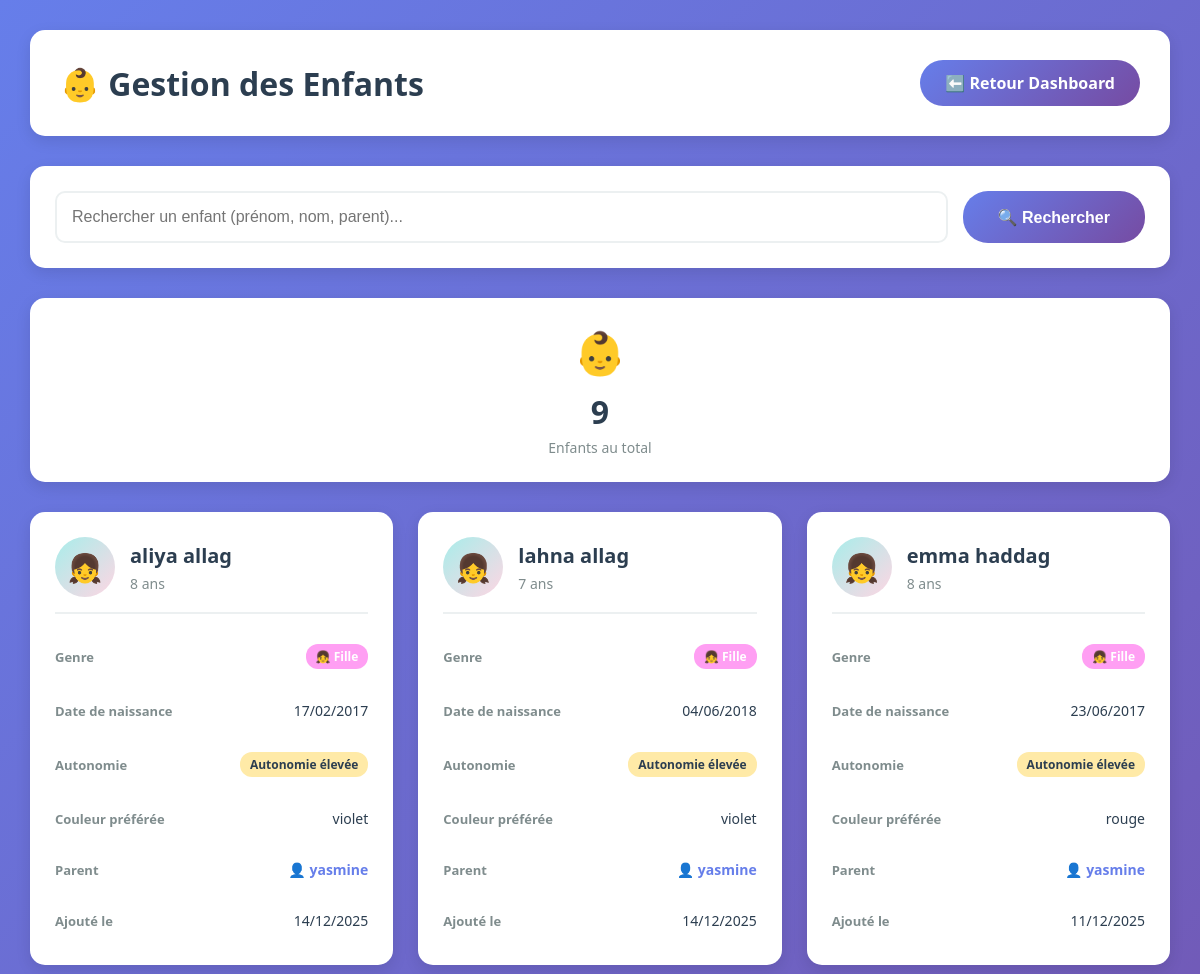
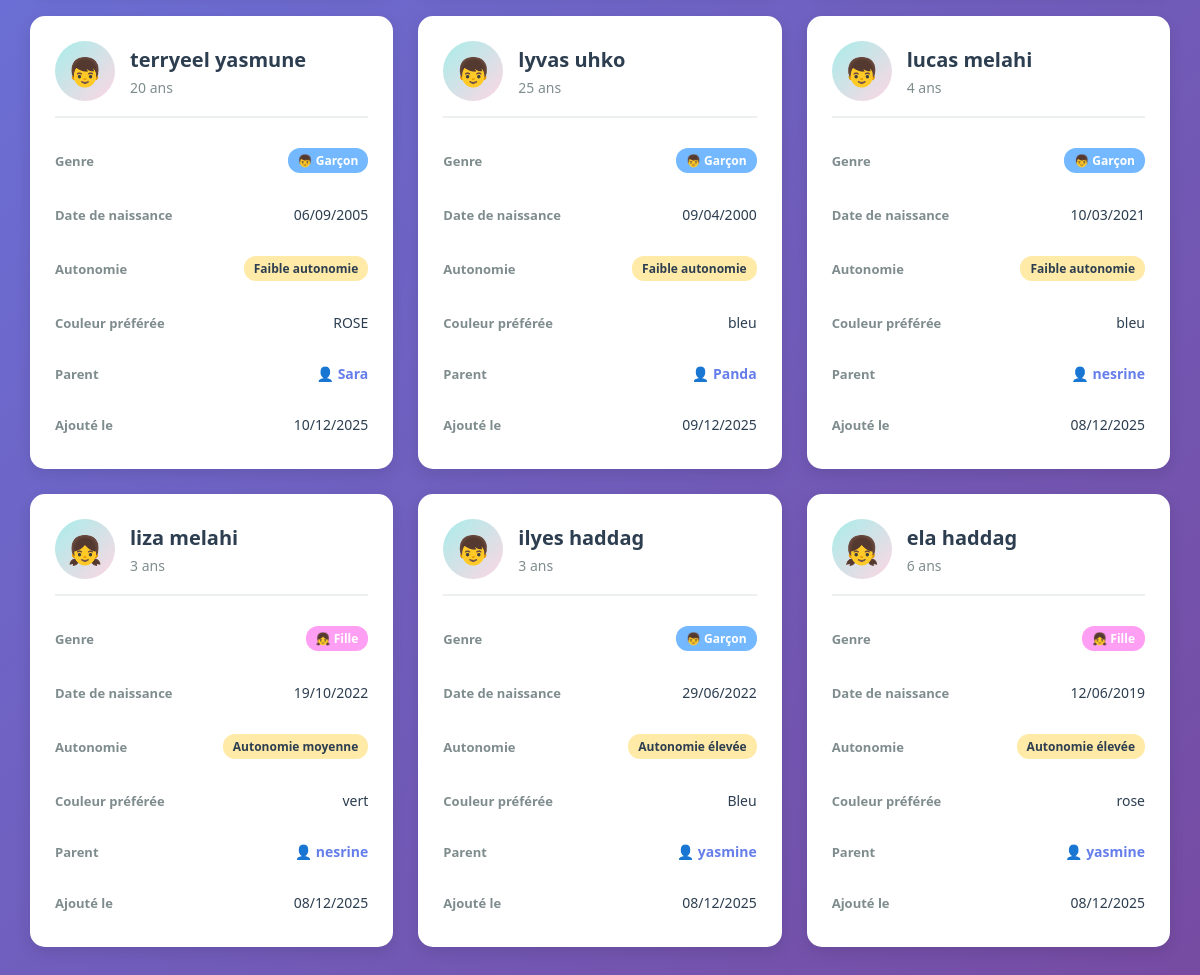
The app's page /admin-dashboard/enfants/ (signed in) with its own data (2 pictures, top to bottom).
### authen/models.py (models this page shows, shortened)
class Enfant(models.Model):
    GENRE_CHOICES = [
        ('M', 'Garçon'),
        ('F', 'Fille'),
        ('A', 'Autre'),
    ]
    NIVEAU_AUTONOMIE_CHOICES = [
        ('faible', 'Faible autonomie'),
        ('moyen', 'Autonomie moyenne'),
        ('eleve', 'Autonomie élevée'),
    ]
    parent = models.ForeignKey(User, on_delete=models.CASCADE, related_name='enfants')
    prenom = models.CharField(max_length=100)
    nom = models.CharField(max_length=100)
    date_naissance = models.DateField()
    genre = models.CharField(max_length=1, choices=GENRE_CHOICES, default='M')
    niveau_autonomie = models.CharField(max_length=20, choices=NIVEAU_AUTONOMIE_CHOICES, default='moyen')
    besoins_specifiques = models.TextField(blank=True, null=True, help_text="Sensibilités, préférences, particularités...")
    couleur_preferee = models.CharField(max_length=50, blank=True, null=True)
    activites_preferees = models.TextField(blank=True, null=True, help_text="Jeux, activités favorites...")
    photo = models.ImageField(upload_to='enfants/', blank=True, null=True)
    created_at = models.DateTimeField(auto_now_add=True)
    updated_at = models.DateTimeField(auto_now=True)
    def age(self):
        from datetime import date
        today = date.today()
        return today.year - self.date_naissance.year - ((today.month, today.day) < (self.date_naissance.month, self.date_naissance.day))
    class Meta:
        verbose_name = "Enfant"
        verbose_name_plural = "Enfants"
        ordering = ['-created_at']

### authen/admin_views.py (the view)
# urls.py: path('admin-dashboard/enfants/', admin_enfants_list, name='admin_enfants_list'),
@admin_required
def admin_enfants_list(request):
    search = request.GET.get('search', '')
    enfants = Enfant.objects.select_related('parent').all()
    if search:
        enfants = enfants.filter(
            Q(prenom__icontains=search) |
            Q(nom__icontains=search) |
            Q(parent__username__icontains=search)
        )
    enfants = enfants.order_by('-created_at')
    context = {
        'enfants': enfants,
        'search': search,
    }
    return render(request, 'authen/admin/enfants_list.html', context)

### authen/admin_views.py (called while the page is built)
def is_admin(user):
    return user.is_staff or user.is_superuser

### authen/templates/authen/admin/enfants_list.html (shortened to what this page needs)
<!DOCTYPE html>
<html lang="fr">
<head>
</head>
<body>
    <div class="container">
        <div class="header">
            <h1>👶 Gestion des Enfants</h1>
            <a href="{% url 'admin_dashboard' %}" class="btn-back">⬅️ Retour Dashboard</a>
        </div>
        <div class="filters">
            <form method="GET" class="search-bar">
                <input type="text" name="search" placeholder="Rechercher un enfant (prénom, nom, parent)..." value="{{ search }}">
                <button type="submit" class="btn-search">🔍 Rechercher</button>
            </form>
        </div>
        <div class="stats-row">
            <div class="stat-box">
                <div class="icon">👶</div>
                <div class="number">{{ enfants|length }}</div>
                <div class="label">Enfants au total</div>
            </div>
        </div>
        {% if enfants %}
        <div class="enfants-grid">
            {% for enfant in enfants %}
            <div class="enfant-card">
                <div class="enfant-header">
                    <div class="enfant-avatar">
                        {% if enfant.genre == 'M' %}👦{% elif enfant.genre == 'F' %}👧{% else %}👤{% endif %}
                    </div>
                    <div class="enfant-name">
                        <h3>{{ enfant.prenom }} {{ enfant.nom }}</h3>
                        <p>{{ enfant.age }} ans</p>
                    </div>
                </div>
                <div class="enfant-info">
                    <div class="info-row">
                        <span class="label">Genre</span>
                        <span class="value">
                            {% if enfant.genre == 'M' %}
                                <span class="badge badge-garcon">👦 Garçon</span>
                            {% elif enfant.genre == 'F' %}
                                <span class="badge badge-fille">👧 Fille</span>
                            {% else %}
                                <span class="badge">Autre</span>
                            {% endif %}
                        </span>
                    </div>
                    <div class="info-row">
                        <span class="label">Date de naissance</span>
                        <span class="value">{{ enfant.date_naissance|date:"d/m/Y" }}</span>
                    </div>
                    <div class="info-row">
                        <span class="label">Autonomie</span>
                        <span class="value">
                            <span class="badge badge-autonomie">{{ enfant.get_niveau_autonomie_display }}</span>
                        </span>
                    </div>
                    {% if enfant.couleur_preferee %}
                    <div class="info-row">
                        <span class="label">Couleur préférée</span>
                        <span class="value">{{ enfant.couleur_preferee }}</span>
                    </div>
                    {% endif %}
                    <div class="info-row">
                        <span class="label">Parent</span>
                        <span class="value">
                            <a href="{% url 'admin_user_detail' enfant.parent.id %}" class="parent-link">
                                👤 {{ enfant.parent.username }}
                            </a>
                        </span>
                    </div>
                    <div class="info-row">
                        <span class="label">Ajouté le</span>
                        <span class="value">{{ enfant.created_at|date:"d/m/Y" }}</span>
                    </div>
                </div>
            </div>
            {% endfor %}
        </div>
        {% else %}
        <div class="no-results">
            <p>😕 Aucun enfant trouvé</p>
        </div>
        {% endif %}
    </div>
</body>
</html>

### authen/templates/authen/admin/enfants_list.html (style rules this page uses)
* { margin: 0; padding: 0; box-sizing: border-box; }
body { font-family: 'Segoe UI', Tahoma, Geneva, Verdana, sans-serif; background: linear-gradient(135deg, #667eea 0%, #764ba2 100%); min-height: 100vh; padding: 30px; }
.container { max-width: 1400px; margin: 0 auto; }
.header { background: white; padding: 30px; border-radius: 15px; box-shadow: 0 5px 15px rgba(0,0,0,0.1); margin-bottom: 30px; display: flex; justify-content: space-between; align-items: center; }
.header h1 { font-size: 32px; color: #2c3e50; }
.btn-back { padding: 12px 25px; background: linear-gradient(135deg, #667eea 0%, #764ba2 100%); color: white; border: none; border-radius: 25px; text-decoration: none; font-weight: 600; transition: all 0.3s; display: inline-block; }
.filters { background: white; padding: 25px; border-radius: 15px; box-shadow: 0 5px 15px rgba(0,0,0,0.1); margin-bottom: 30px; }
.search-bar { display: flex; gap: 15px; }
.search-bar input { flex: 1; padding: 15px; border: 2px solid #ecf0f1; border-radius: 10px; font-size: 16px; transition: all 0.3s; }
.btn-search { padding: 15px 35px; background: linear-gradient(135deg, #667eea 0%, #764ba2 100%); color: white; border: none; border-radius: 25px; cursor: pointer; font-weight: 600; font-size: 16px; transition: all 0.3s; }
.stats-row { display: grid; grid-template-columns: repeat(auto-fit, minmax(200px, 1fr)); gap: 20px; margin-bottom: 30px; }
.stat-box { background: white; padding: 25px; border-radius: 15px; box-shadow: 0 5px 15px rgba(0,0,0,0.1); text-align: center; }
.stat-box .icon { font-size: 42px; margin-bottom: 10px; }
.stat-box .number { font-size: 32px; font-weight: bold; color: #2c3e50; }
.stat-box .label { font-size: 14px; color: #7f8c8d; margin-top: 5px; }
.enfants-grid { display: grid; grid-template-columns: repeat(auto-fill, minmax(350px, 1fr)); gap: 25px; }
.enfant-card { background: white; border-radius: 15px; padding: 25px; box-shadow: 0 5px 15px rgba(0,0,0,0.1); transition: all 0.3s; }
.enfant-header { display: flex; align-items: center; gap: 15px; margin-bottom: 20px; padding-bottom: 15px; border-bottom: 2px solid #ecf0f1; }
.enfant-avatar { width: 60px; height: 60px; background: linear-gradient(135deg, #a8edea 0%, #fed6e3 100%); border-radius: 50%; display: flex; align-items: center; justify-content: center; font-size: 28px; }
.enfant-name { flex: 1; }
.enfant-name h3 { font-size: 20px; color: #2c3e50; margin-bottom: 5px; }
.enfant-name p { font-size: 14px; color: #7f8c8d; }
.enfant-info { display: grid; gap: 12px; }
.info-row { display: flex; justify-content: space-between; align-items: center; padding: 10px 0; }
.info-row .label { font-size: 13px; color: #7f8c8d; font-weight: 600; }
.info-row .value { font-size: 14px; color: #2c3e50; font-weight: 500; }
.badge { display: inline-block; padding: 4px 10px; border-radius: 12px; font-size: 12px; font-weight: 600; }
.badge-garcon { background: #74b9ff; color: white; }
.badge-fille { background: #ff9ff3; color: white; }
.badge-autonomie { background: #ffeaa7; color: #2c3e50; }
.parent-link { display: inline-flex; align-items: center; gap: 5px; color: #667eea; text-decoration: none; font-weight: 600; font-size: 14px; transition: all 0.3s; }

### records on screen
Enfant: prenom "aliya", nom "allag", age "8", genre "👧 Fille", date_naissance "17/02/2017", niveau_autonomie "Autonomie élevée", couleur_preferee "violet", parent.username "yasmine", created_at "14/12/2025"
Enfant: prenom "lahna", nom "allag", age "7", genre "👧 Fille", date_naissance "04/06/2018", niveau_autonomie "Autonomie élevée", couleur_preferee "violet", parent.username "yasmine", created_at "14/12/2025"
Enfant: prenom "emma", nom "haddag", age "8", genre "👧 Fille", date_naissance "23/06/2017", niveau_autonomie "Autonomie élevée", couleur_preferee "rouge", parent.username "yasmine", created_at "11/12/2025"
Enfant: prenom "terryeel", nom "yasmune", age "20", genre "👦 Garçon", date_naissance "06/09/2005", niveau_autonomie "Faible autonomie", couleur_preferee "ROSE", parent.username "Sara", created_at "10/12/2025"
Enfant: prenom "lyvas", nom "uhko", age "25", genre "👦 Garçon", date_naissance "09/04/2000", niveau_autonomie "Faible autonomie", couleur_preferee "bleu", parent.username "Panda", created_at "09/12/2025"
Enfant: prenom "lucas", nom "melahi", age "4", genre "👦 Garçon", date_naissance "10/03/2021", niveau_autonomie "Faible autonomie", couleur_preferee "bleu", parent.username "nesrine", created_at "08/12/2025"
Enfant: prenom "liza", nom "melahi", age "3", genre "👧 Fille", date_naissance "19/10/2022", niveau_autonomie "Autonomie moyenne", couleur_preferee "vert", parent.username "nesrine", created_at "08/12/2025"
Enfant: prenom "ilyes", nom "haddag", age "3", genre "👦 Garçon", date_naissance "29/06/2022", niveau_autonomie "Autonomie élevée", couleur_preferee "Bleu", parent.username "yasmine", created_at "08/12/2025"
Enfant: prenom "ela", nom "haddag", age "6", genre "👧 Fille", date_naissance "12/06/2019", niveau_autonomie "Autonomie élevée", couleur_preferee "rose", parent.username "yasmine", created_at "08/12/2025"

### other values on screen
{{ enfants|length }} "9"
